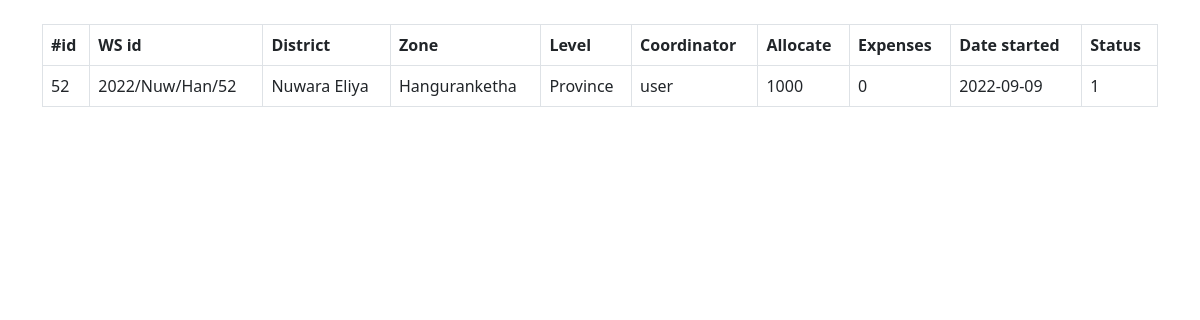
Screenshot of /completed_ws.php (signed in) with the database file from the repository.
### tables this page shows
CREATE TABLE `workshop` (
  `id` int(11) NOT NULL,
  `ws_id` varchar(16) NOT NULL,
  `district` varchar(16) NOT NULL,
  `zone` varchar(16) NOT NULL,
  `level` varchar(16) NOT NULL,
  `coordinator` varchar(10) NOT NULL,
  `allocate` float NOT NULL,
  `expense` float NOT NULL,
  `date` date NOT NULL,
  `state` tinyint(1) NOT NULL DEFAULT 0
);

### allFun.php (the view, shortened to what this page needs)
<?php
include("conn.php");
function loadTable($sq)
{
    global $conn;
    $res = $conn->query($sq);
    if (!$res->num_rows > 0) {
    } else {
        $opt = mysqli_fetch_all($res, MYSQLI_ASSOC);
        foreach ($opt as $option) {
            $ak = array_keys($option);
            echo "<tr> ";
            foreach ($ak as $key) {
                echo   "<td>$option[$key] </td>";
            }
            echo "</tr>";
        }
    }
}

### rows the page displays
workshop: id "52", ws "2022/Nuw/Han/52", district "Nuwara Eliya", zone "Hanguranketha", level "Province", coordinator "user", allocate "1000", expense "0", date "2022-09-09", state "1"
